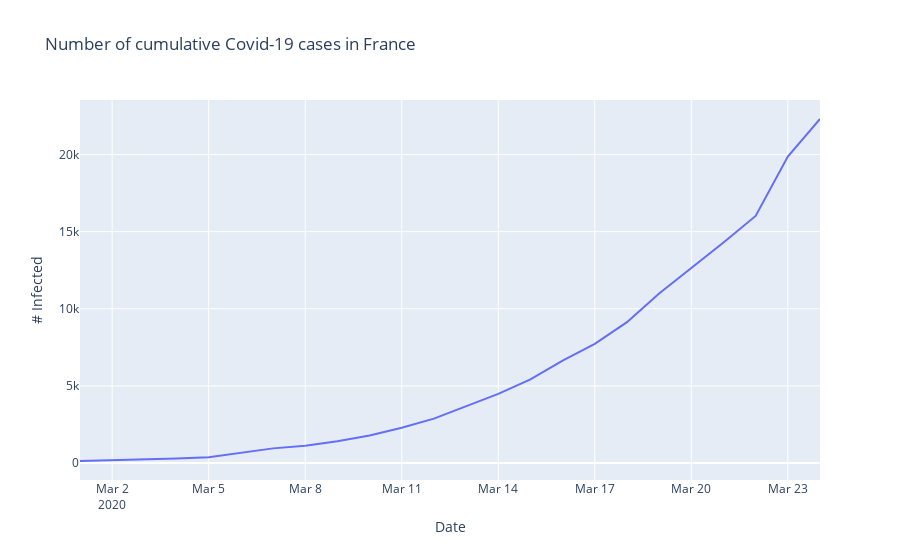

The cell this chart's notebook holds for it:
### Code cell
fig = go.Figure(data=go.Line(x=df_fr.Date, y=df_fr.Infections))
fig.update_layout(title='Number of cumulative Covid-19 cases in France',
                   xaxis_title='Date',
                   yaxis_title='# Infected')
fig.show()

### Figure 1 — Plotly figure (JSON) as saved in the notebook; plotly's stock layout.template omitted (floating-point values rounded to 4 significant figures)
{"data": [{"type": "scatter", "x": ["2020-03-01T00:00:00", "2020-03-02T00:00:00", "2020-03-03T00:00:00", "2020-03-04T00:00:00", "2020-03-05T00:00:00", "2020-03-06T00:00:00", "2020-03-07T00:00:00", "2020-03-08T00:00:00", "2020-03-09T00:00:00", "2020-03-10T00:00:00", "2020-03-11T00:00:00", "2020-03-12T00:00:00", "2020-03-13T00:00:00", "2020-03-14T00:00:00", "2020-03-15T00:00:00", "2020-03-16T00:00:00", "2020-03-17T00:00:00", "2020-03-18T00:00:00", "2020-03-19T00:00:00", "2020-03-20T00:00:00", "2020-03-21T00:00:00", "2020-03-22T00:00:00", "2020-03-23T00:00:00", "2020-03-24T00:00:00"], "y": [130, 191, 204, 285, 377, 653, 949, 1126, 1412, 1784, 2281, 2876, 3664, 4477, 5423, 6645, 7730, 9134, 10995, 12625, 14301, 16018, 19874, 22304]}], "layout": {"title": {"text": "Number of cumulative Covid-19 cases in France"}, "xaxis": {"title": {"text": "Date"}}, "yaxis": {"title": {"text": "# Infected"}}}}
